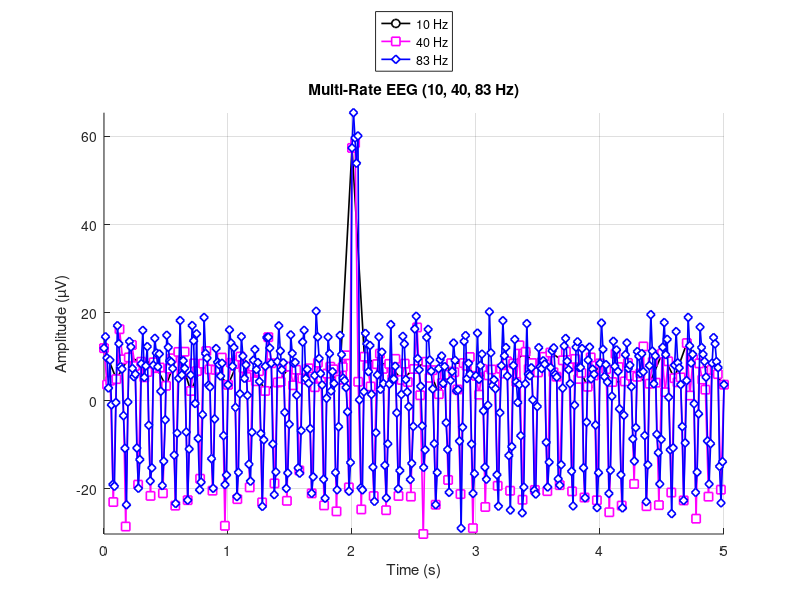

This figure's MATLAB source: (Note: this script raises an error after producing the figure.)
%% Multi-Rate EEG Signal Upsampling & Alignment (CV-Ready)
% =======================================================
% - Simulates 3 EEG channels at 10, 40, 83 Hz (wearable vs. clinical)
% - Upsamples all to 83 Hz using 4 methods
% - Compares vs. 1000 Hz ground truth
% - Metrics: MSE, PSNR, spectral correlation
% - Real-world use: BCI, sleep staging, sensor fusion

clc; clear; close all;

%% 1) Ground Truth: High-Res EEG (1000 Hz)
fs_gt = 1000;
t_gt = 0:1/fs_gt:5;
N_gt = length(t_gt);

% Realistic EEG: alpha, beta, noise, artifact
alpha = 15 * sin(2*pi*10*t_gt);
beta  = 8  * sin(2*pi*20*t_gt + pi/3);
noise = 3  * randn(size(t_gt));
artifact = zeros(size(t_gt));
artifact(2000:2050) = 50;

eeg_gt = alpha + beta + noise + artifact;

%% 2) Downsample to Real Rates
fs = [10, 40, 83];
signals = cell(3,1);
timez   = cell(3,1);

for i = 1:3
    idx = round(1:fs_gt/fs(i):N_gt);
    signals{i} = eeg_gt(idx);
    timez{i}   = t_gt(idx);
end

%% 3) Plot Original
figure(1), clf, hold on;
colors = 'kmb'; markers = 'osd';
for i = 1:3
    plot(timez{i}, signals{i}, [colors(i) markers(i) '-'], ...
        'LineWidth', 1.2, 'MarkerFaceColor', 'w', 'MarkerSize', 6);
end
xlabel('Time (s)'); ylabel('Amplitude (µV)');
title('Multi-Rate EEG (10, 40, 83 Hz)');
legend({'10 Hz', '40 Hz', '83 Hz'}, 'Location', 'northoutside');
grid on; axis tight;
axlims = axis;

%% 4) Upsample to Fastest (83 Hz)
[newSrate, fastestIdx] = max(fs);
target_N = round(length(signals{fastestIdx}) * (newSrate / fs(fastestIdx)));
newTime = (0:target_N-1) / newSrate;

%% 5) Interpolation Methods
methods = {'spline', 'linear', 'pchip', 'resample'};
nM = length(methods);
upsampled = zeros(3, target_N, nM);

for i = 1:3
    x = timez{i};
    y = signals{i};
    
    % Spline, Linear, PCHIP
    for m = 1:3
        F = griddedInterpolant(x, y, methods{m});
        upsampled(i,:,m) = F(newTime);
    end
    
    % resample()
    [p, q] = rat(newSrate / fs(i));
    sig_res = resample(y, p, q);
    t_res = (0:length(sig_res)-1)/newSrate;
    upsampled(i,:,4) = interp1(t_res, sig_res, newTime, 'linear', 'extrap');
end

%% 6) Ground Truth at 83 Hz
gt_target = interp1(t_gt, eeg_gt, newTime, 'spline');

%% 7) Spectral Analysis (FIXED: Match lengths)
figure(3), clf;

for i = 1:3
    subplot(3,1,i); hold on;
    
    % Original PSD
    [pxx_orig, f_orig] = pwelch(signals{i}, [], [], 1024, fs(i));
    plot(f_orig, 10*log10(pxx_orig), 'k-', 'LineWidth', 1.2, 'DisplayName', 'Original');
    
    % Upsampled PSD (spline)
    [pxx_up, f_up] = pwelch(upsampled(i,:,1), [], [], 1024, newSrate);
    plot(f_up, 10*log10(pxx_up), 'b-', 'LineWidth', 1.5, 'DisplayName', 'Upsampled');
    
    % Ground Truth PSD
    [pxx_gt, f_gt] = pwelch(gt_target, [], [], 1024, newSrate);
    plot(f_gt, 10*log10(pxx_gt), 'r--', 'LineWidth', 1.5, 'DisplayName', '1000 Hz GT');
    
    title(sprintf('Channel %d: %d to %d Hz', i, fs(i), newSrate));
    xlabel('Frequency (Hz)'); ylabel('Power (dB)');
    xlim([0 50]); ylim([-60 40]);
    legend('Location', 'northeast');
    grid on;
end
sgtitle('Power Spectral Density Comparison');

%% 8) Upsampled Time Domain (Spline)
figure(2), clf, hold on;
for i = 1:3
    plot(newTime, upsampled(i,:,1), [colors(i) markers(i) '-'], ...
        'LineWidth', 1.5, 'MarkerFaceColor', colors(i), 'MarkerSize', 5);
end
plot(newTime, gt_target, 'k--', 'LineWidth', 2, 'DisplayName', '1000 Hz GT');
xlabel('Time (s)'); ylabel('Amplitude (µV)');
title('Upsampled to 83 Hz (Spline)');
legend({'10 to 83', '40 to 83', '83 Hz', '1000 Hz GT'}, 'Location', 'northoutside');
grid on; axis(axlims);

%% 9) Error Metrics
mse = zeros(3, nM);
psnr = zeros(3, nM);
corr_coef = zeros(3, nM);

for i = 1:3
    for m = 1:nM
        err = upsampled(i,:,m) - gt_target;
        mse(i,m) = mean(err.^2);
        psnr(i,m) = 10*log10(max(gt_target)^2 / mse(i,m));
        corr_coef(i,m) = corr(upsampled(i,:,m)', gt_target');
    end
end

%% 10) Print Results
fprintf('\n=== UPSAMPLING PERFORMANCE (vs 1000 Hz GT) ===\n');
fprintf('%-8s %-8s %10s %10s %10s\n', 'From', 'Method', 'MSE', 'PSNR', 'Corr');
fprintf('%s\n', repmat('-', 1, 55));
for i = 1:3
    for m = 1:nM
        fprintf('%-8s %-8s %10.2e %10.2f %10.3f\n', ...
            [num2str(fs(i)) 'Hz'], methods{m}, mse(i,m), psnr(i,m), corr_coef(i,m));
    end
end
